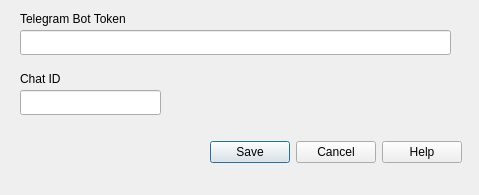
<?xml version="1.0" encoding="UTF-8"?>
<ui version="4.0">
 <class>MainWindow</class>
 <widget class="QMainWindow" name="MainWindow">
  <property name="geometry">
   <rect>
    <x>0</x>
    <y>0</y>
    <width>479</width>
    <height>195</height>
   </rect>
  </property>
  <property name="contextMenuPolicy">
   <enum>Qt::NoContextMenu</enum>
  </property>
  <property name="windowTitle">
   <string>clipbot Preferences</string>
  </property>
  <widget class="QWidget" name="centralwidget">
   <widget class="QLineEdit" name="lineEdit">
    <property name="geometry">
     <rect>
      <x>20</x>
      <y>30</y>
      <width>431</width>
      <height>25</height>
     </rect>
    </property>
   </widget>
   <widget class="QLabel" name="label_2">
    <property name="geometry">
     <rect>
      <x>20</x>
      <y>10</y>
      <width>141</width>
      <height>17</height>
     </rect>
    </property>
    <property name="text">
     <string>Telegram Bot Token</string>
    </property>
   </widget>
   <widget class="QLineEdit" name="lineEdit_2">
    <property name="geometry">
     <rect>
      <x>20</x>
      <y>90</y>
      <width>141</width>
      <height>25</height>
     </rect>
    </property>
   </widget>
   <widget class="QLabel" name="label_3">
    <property name="geometry">
     <rect>
      <x>20</x>
      <y>70</y>
      <width>141</width>
      <height>17</height>
     </rect>
    </property>
    <property name="text">
     <string>Chat ID</string>
    </property>
   </widget>
   <widget class="QDialogButtonBox" name="buttonBox">
    <property name="geometry">
     <rect>
      <x>21</x>
      <y>140</y>
      <width>441</width>
      <height>25</height>
     </rect>
    </property>
    <property name="standardButtons">
     <set>QDialogButtonBox::Cancel|QDialogButtonBox::Help|QDialogButtonBox::Save</set>
    </property>
   </widget>
  </widget>
 </widget>
 <resources/>
 <connections/>
</ui>
